Frame 1 (no input): blank canvas, image omitted
Frame 60 (the mouse pressed at the canvas centre just before this capture): blank canvas, image omitted
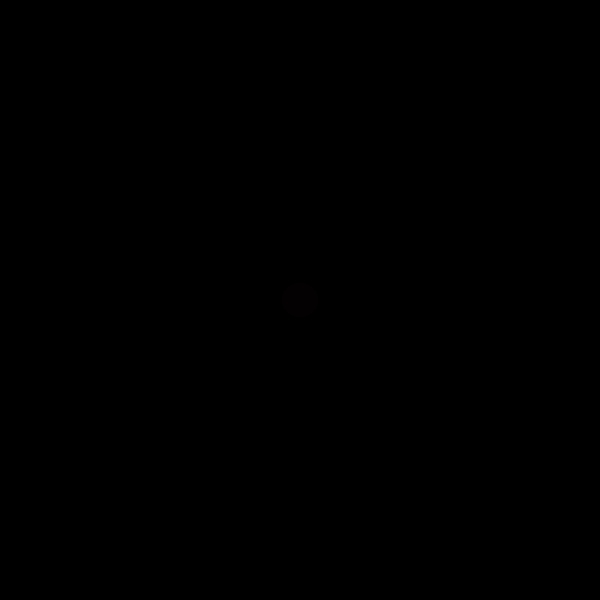
Frame 120 (the mouse held since frame 60 and released just before this capture)

The Processing sketch whose frames 1 and 60 were blank and that drew this single picture after the mouse press (run headless with seeded random() and noise(); from frame 60 on, the mouse is pressed at the canvas centre):

// Processing sketch: exer33_pulse_array
// ── exer33_pulse_array.pde
int maxPulses = 50000;
int numPulses = 0;

Pulse[] pulses = new Pulse[maxPulses];

void setup(){
  size(600, 600);
  noStroke();
}

void draw(){
  background(0);
  for(int i = 0; i < numPulses; ++i){
    pulses[i].display();
  }
}

void mousePressed(){
  addPulse(mouseX, mouseY);
}

void mouseDragged(){
  addPulse(mouseX, mouseY);
}

void keyPressed(){
  if(key == 32){
    numPulses = 0;
  }
}

void addPulse(int newX, int newY){
  if(numPulses < maxPulses){
    pulses[numPulses] = new Pulse(newX, newY);
    numPulses++;
  }
}

// ── Pulse.pde
class Pulse {

  float scalePulse = random(10, 40);
  int x, y;
  float diam;
  
  Pulse(int pulseX, int pulseY){
    x = pulseX;
    y = pulseY;
    diam = 0;
  }
  
  void display(){
    fill(random(255), random(255), random(255), random(255));
    ellipse(x, y, sin(diam) * scalePulse + random(10), sin(diam) * scalePulse + random(10));
    diam += random(0.05);
  }
}
